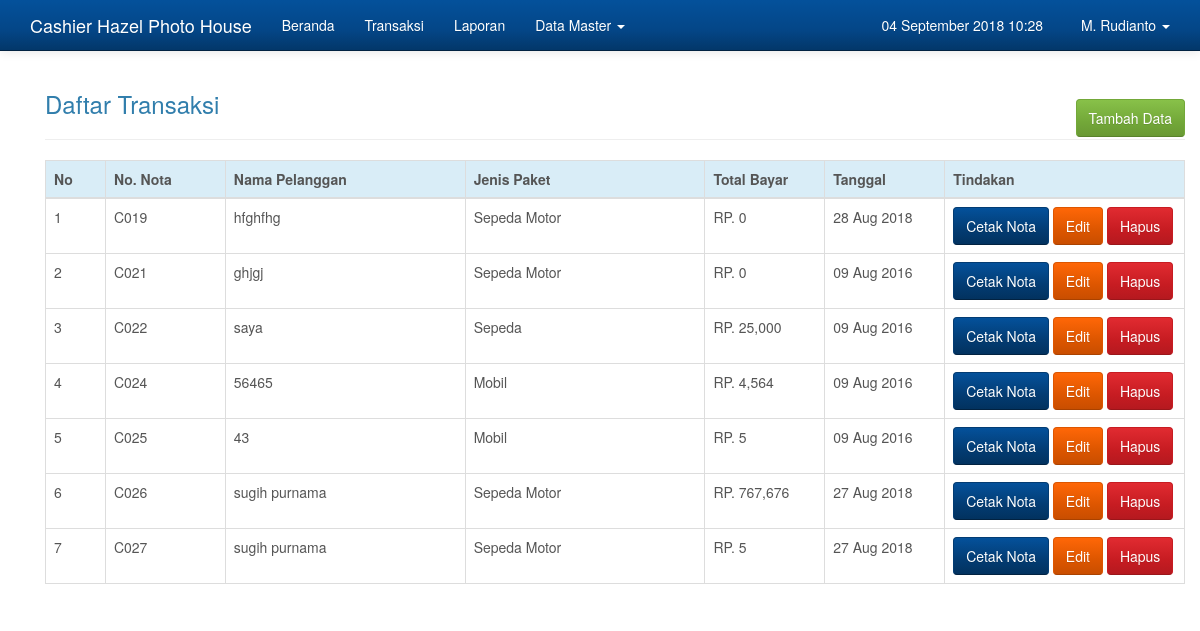
Screenshot of /admin.php?hlm=transaksi (signed in) with the database file from the repository.
### tables this page shows
CREATE TABLE `transaksi` (
  `id_transaksi` int(10) NOT NULL,
  `no_nota` varchar(10) NOT NULL,
  `jenis` varchar(50) NOT NULL,
  `nama` varchar(50) NOT NULL,
  `bayar` int(10) NOT NULL,
  `kembali` int(10) NOT NULL,
  `total` int(10) NOT NULL,
  `tanggal` date NOT NULL,
  `id_user` tinyint(1) NOT NULL
);

### transaksi/transaksi.php (the view)
<?php
if( empty( $_SESSION['id_user'] ) && ($_SESSION['level']!=1) ){
	$_SESSION['err'] = '<strong>ERROR!</strong> Anda harus login terlebih dahulu.';
	header('Location: ./');
	die();
} else {
	if( isset( $_REQUEST['aksi'] )){
		$aksi = $_REQUEST['aksi'];
		switch($aksi){
			case 'baru':
				include 'transaksi_baru.php';
				break;
			case 'edit':
				include 'transaksi_edit.php';
				break;
			case 'hapus':
				include 'transaksi_hapus.php';
				break;
			case 'cetak':
				include 'cetak_nota.php';
				break;
		}
	} else {
		echo '
			<div class="container">
				<h3 style="margin-bottom: -20px;">Daftar Transaksi</h3>
					<a href="./admin.php?hlm=transaksi&aksi=baru" class="btn btn-success btn-s pull-right">Tambah Data</a>
				<br/><hr/>
				<table class="table table-bordered">
				 <thead>
				   <tr class="info">
					 <th width="5%">No</th>
					 <th width="10%">No. Nota</th>
					 <th width="20%">Nama Pelanggan</th>
					 <th width="20%">Jenis Paket</th>
					 <th width="10%">Total Bayar</th>
					 <th width="10%">Tanggal</th>
					 <th width="20%">Tindakan</th>
				   </tr>
				 </thead>
				 <tbody>';
		 	$sql = mysqli_query($koneksi, "SELECT * FROM transaksi");
		 	if(mysqli_num_rows($sql) > 0){
		 		$no = 0;
				 while($row = mysqli_fetch_array($sql)){
	 				$no++;
	 			echo '
				   <tr>
					 <td>'.$no.'</td>
					 <td>'.$row['no_nota'].'</td>
					 <td>'.$row['nama'].'</td>
					 <td>'.$row['jenis'].'</td>
					 <td>RP. '.number_format($row['total']).'</td>
					 <td>'.date("d M Y", strtotime($row['tanggal'])).'</td>
					 <td>
					<script type="text/javascript" language="JavaScript">
					  	function konfirmasi(){
						  	tanya = confirm("Anda yakin akan menghapus data ini?");
						  	if (tanya == true) return true;
						  	else return false;
						}
					</script>
					<a href="?hlm=cetak&id_transaksi='.$row['id_transaksi'].'" class="btn btn-info btn-s" target="_blank">Cetak Nota</a>
					 <a href="?hlm=transaksi&aksi=edit&id_transaksi='.$row['id_transaksi'].'" class="btn btn-warning btn-s">Edit</a>
					 <a href="?hlm=transaksi&aksi=hapus&submit=yes&id_transaksi='.$row['id_transaksi'].'" onclick="return konfirmasi()" class="btn btn-danger btn-s">Hapus</a>
					 </td>';
				}
			} else {
				 echo '<td colspan="8"><center><p class="add">Tidak ada data untuk ditampilkan. <u><a href="?hlm=transaksi&aksi=baru">Tambah data baru</a></u> </p></center></td></tr>';
			}
			echo '
			 	</tbody>
			</table>
		</div>';
	}
}
?>

### admin.php (style rules this page uses)
body { min-height: 200px; padding-top: 70px; }

### rows the page displays
transaksi: no_nota "C019", nama "hfghfhg", jenis "Sepeda Motor", total "0", tanggal "28 Aug 2018"
transaksi: no_nota "C021", nama "ghjgj", jenis "Sepeda Motor", total "0", tanggal "09 Aug 2016"
transaksi: no_nota "C022", nama "saya", jenis "Sepeda", total "25,000", tanggal "09 Aug 2016"
transaksi: no_nota "C024", nama "56465", jenis "Mobil", total "4,564", tanggal "09 Aug 2016"
transaksi: no_nota "C025", nama "43", jenis "Mobil", total "5", tanggal "09 Aug 2016"
transaksi: no_nota "C026", nama "sugih purnama", jenis "Sepeda Motor", total "767,676", tanggal "27 Aug 2018"
transaksi: no_nota "C027", nama "sugih purnama", jenis "Sepeda Motor", total "5", tanggal "27 Aug 2018"

### other values shown
$_SESSION['nama'] "M. Rudianto"
